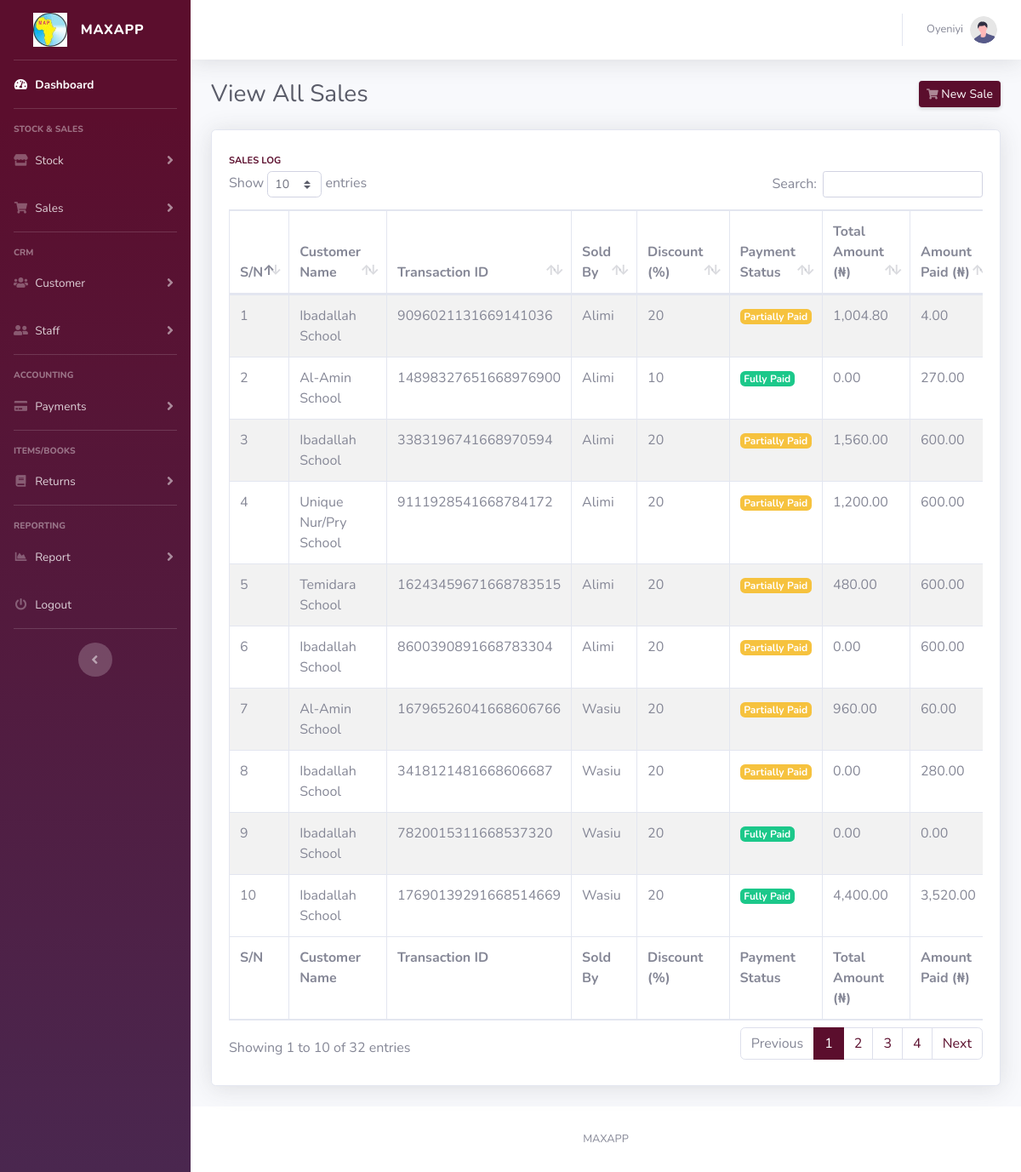
The page /recentsale.php (signed in) on the database its author committed.
### tables this page shows
CREATE TABLE `transactions_table` (
  `tr_id` bigint(20) NOT NULL,
  `transaction_no` varchar(100) NOT NULL,
  `invoice_no` varchar(100) NOT NULL,
  `customer` bigint(20) NOT NULL,
  `sold_by` varchar(200) NOT NULL,
  `discount` float NOT NULL,
  `amount_due` decimal(15,2) NOT NULL,
  `amount_paid` decimal(15,2) NOT NULL,
  `paytype` varchar(50) NOT NULL,
  `paymtd` varchar(50) NOT NULL,
  `transaction_date` datetime NOT NULL DEFAULT current_timestamp()
);

CREATE TABLE `customers_table` (
  `customer_id` bigint(20) NOT NULL,
  `customer_category` varchar(100) NOT NULL,
  `customer_name` varchar(1000) NOT NULL,
  `customer_mobile` varchar(50) NOT NULL,
  `customer_address` varchar(1000) NOT NULL,
  `customer_email` varchar(1000) DEFAULT NULL,
  `reg_date` datetime NOT NULL DEFAULT current_timestamp()
);

### classes/DataConnect.class.php (called while the page is built, shortened)
<?php
    class DataConnect{
        protected function connect(){
            $this->servername = "localhost";
            $this->username = "root";
            $this->password = "";
            $this->dbname = "maxventory";
            $datasourcename = 'mysql:host='.$this->servername.';dbname='.$this->dbname;
            $konet = new PDO($datasourcename, $this->username, $this->password);
            $konet->setAttribute(PDO::ATTR_DEFAULT_FETCH_MODE, PDO::FETCH_ASSOC);
            $konet->setAttribute(PDO::ATTR_ERRMODE, PDO::ERRMODE_EXCEPTION);
            return $konet;
        }
    }

### classes/SaleModel.class.php (called while the page is built, shortened)
<?php
    class SaleModel extends DataConnect{
        protected function allSale(){
            try{
                $getSale = "SELECT * FROM transactions_table ORDER BY tr_id DESC";
                $saleStmt = $this->connect()->query($getSale);
                $results = $saleStmt->fetchAll();
                if($results){
                    return $results;
                }
            }
            catch (PDOException $ex)
            {
                $ex->getMessage();
            }
        }
    }

### classes/SaleController.class.php (called while the page is built, shortened)
<?php
    class SaleController extends SaleModel{
        public function showAllSale(){
             $sale = $this->allSale();
         }
    }

### classes/CustomerModel.class.php (called while the page is built, shortened)
<?php
    class CustomerModel extends DataConnect{
        protected function getSingleCustomer($custid){
            try{
                $getOneCust = "SELECT * FROM customers_table WHERE customer_id=? ";
                $custStmt = $this->connect()->prepare($getOneCust);
                $custStmt->execute([$custid]);
                $results = $custStmt->fetchAll();
                if($results){
                    return $results;
                }else{
                    print_r($custStmt->errorInfo());
                }
            }
            catch (PDOException $ex)
            {
                $ex->getMessage();
            }
        }
    }

### classes/CustomerController.class.php (called while the page is built, shortened)
<?php
    class CustomerController extends CustomerModel{
        public function customerDetails($custid){
             $singleCust = $this->getSingleCustomer($custid);
         }
    }

### recentsale.php (the view, shortened to what this page needs)
<!DOCTYPE html>
<html lang="en">
<head>
    <?php $pageTitle = "View All Sales"; ?>
    <?php include('partial/header.part.php') ?>
    <link href="vendor/datatables/dataTables.bootstrap4.min.css" rel="stylesheet">
</head>
<body id="page-top">
    <div id="wrapper">
        <?php include('partial/navbar.part.php') ?>
        <div id="content-wrapper" class="d-flex flex-column">
            <div id="content">
                <nav class="navbar navbar-expand navbar-light bg-white topbar mb-4 static-top shadow">
                    <?php include('partial/topbar.part.php') ?>
                </nav>
                <div class="container-fluid">
                    <div class="d-sm-flex align-items-center justify-content-between mb-4">
                        <h1 class="h3 mb-0 text-gray-800"><?=$pageTitle ?></h1>
                        <a href="newsale" class="d-none d-sm-inline-block btn btn-sm btn-primary shadow-sm"><i
                                class="fas fa-shopping-cart fa-sm text-white-50"></i> New Sale</a>
                    </div>
                    <div class="row">
                        <?php $gatSale = new SaleController(); $gatSale->showAllSale(); $getName =  new CustomerController();  ?>
                        <div class="col-xl-12 col-md-12 mb-4">
                            <div class="card shadow h-100 py-2">
                                <div class="card-body">
                                    <div class="row no-gutters align-items-center">
                                        <div class="col mr-2">
                                            <div class="text-xs font-weight-bold text-primary text-uppercase mb-1">
                                                Sales Log</div>
                                                <div class="table-responsive">
                                                    <table class="table table-bordered table-striped" id="dataTable" width="100%" cellspacing="0">
                                                        <thead>
                                                            <tr>
                                                                <th>S/N</th>
                                                                <th>Customer Name</th>
                                                                <th>Transaction ID</th>
                                                                <th>Sold By</th>
                                                                <th>Discount (%)</th>
                                                                <th>Payment Status</th>
                                                                <th>Total Amount (&#8358;)</th>
                                                                <th>Amount Paid (&#8358;)</th>
                                                            </tr>
                                                        </thead>
                                                        <tfoot>
                                                            <tr>
                                                                <th>S/N</th>
                                                                <th>Customer Name</th>
                                                                <th>Transaction ID</th>
                                                                <th>Sold By</th>
                                                                <th>Discount (%)</th>
                                                                <th>Payment Status</th>
                                                                <th>Total Amount (&#8358;)</th>
                                                                <th>Amount Paid (&#8358;)</th>
                                                            </tr>
                                                        </tfoot>
                                                        <tbody>
                                                            <?php $sn=0; foreach ($sale as $asale) { $sn++;
                                                                $paystatus = $asale['paytype'];
                                                                if($paystatus == "Full Payment"){$paystatus = '<span class="badge badge-success">Fully Paid</span>';}
                                                                else if($paystatus == "Part Payment"){$paystatus = '<span class="badge badge-warning">Partially Paid</span>';}
                                                                else {$paystatus = '<span class="badge badge-danger">Not Paid</span>';}
                                                            ?>
                                                            <tr>
                                                                <td><?=$sn ?></td>
                                                                <td><?php $getName->customerDetails($asale['customer']); foreach ($singleCust as $cust){echo $cust['customer_name'];} ?></td>
                                                                <td><?=$asale['transaction_no'] ?></td>
                                                                <td><?=$asale['sold_by'] ?></td>
                                                                <td><?=$asale['discount'] ?></td>
                                                                <td><?=$paystatus ?></td>
                                                                <td><?= number_format($asale['amount_due'],2) ?></td>
                                                                <td><?=number_format($asale['amount_paid'],2) ?></td>
                                                            </tr>
                                                            <?php } ?>
                                                        </tbody>
                                                    </table>
                                                </div>
                                        </div>
                                    </div>
                                </div>
                            </div>
                        </div>
                    </div>
                </div>
            </div>
            <footer class="sticky-footer bg-white">
                <div class="container my-auto">
                    <div class="copyright text-center my-auto">
                        <span>MAXAPP</span>
                    </div>
                </div>
            </footer>
        </div>
    </div>
</body>
</html>

### rows shown on the page
transactions_table: transaction_no "9096021131669141036", sold_by "Alimi", discount "20", paytype "Partially Paid", amount_due "1,004.80", amount_paid "4.00"
customers_table: customer_name "Ibadallah School"
transactions_table: transaction_no "14898327651668976900", sold_by "Alimi", discount "10", paytype "Fully Paid", amount_due "0.00", amount_paid "270.00"
customers_table: customer_name "Al-Amin School"
transactions_table: transaction_no "3383196741668970594", sold_by "Alimi", discount "20", paytype "Partially Paid", amount_due "1,560.00", amount_paid "600.00"
transactions_table: transaction_no "9111928541668784172", sold_by "Alimi", discount "20", paytype "Partially Paid", amount_due "1,200.00", amount_paid "600.00"
customers_table: customer_name "Unique Nur/Pry School"
transactions_table: transaction_no "16243459671668783515", sold_by "Alimi", discount "20", paytype "Partially Paid", amount_due "480.00", amount_paid "600.00"
customers_table: customer_name "Temidara School"
transactions_table: transaction_no "8600390891668783304", sold_by "Alimi", discount "20", paytype "Partially Paid", amount_due "0.00", amount_paid "600.00"
transactions_table: transaction_no "16796526041668606766", sold_by "Wasiu", discount "20", paytype "Partially Paid", amount_due "960.00", amount_paid "60.00"
transactions_table: transaction_no "3418121481668606687", sold_by "Wasiu", discount "20", paytype "Partially Paid", amount_due "0.00", amount_paid "280.00"
transactions_table: transaction_no "7820015311668537320", sold_by "Wasiu", discount "20", paytype "Fully Paid", amount_due "0.00", amount_paid "0.00"
transactions_table: transaction_no "17690139291668514669", sold_by "Wasiu", discount "20", paytype "Fully Paid", amount_due "4,400.00", amount_paid "3,520.00"

### other values the page prints
$_SESSION['userfname'] "Oyeniyi"
$pageTitle "View All Sales"
